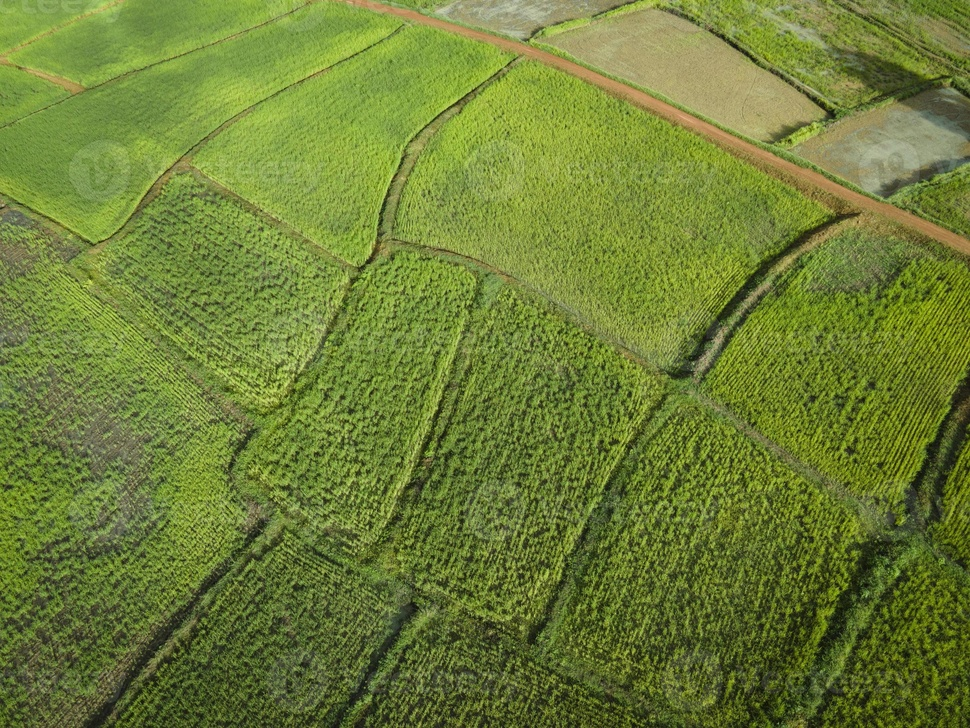
#> input picture assets/green-field.jpg, 970 x 728 px, shrunk from 2613 x 1960 before the run
$ jupyter execute baseline.ipynb
#> lines starting #> are read from the running program, lines starting #| are printed output that depends on the picture
[cell 1]
import cv2
import numpy as np
import matplotlib.pyplot as plt

# Synthetic NIR from RGB as a baseline

[cell 2]
img = cv2.imread('../assets/green-field.jpg')
#> img is the input picture: shape (728, 970, 3); mean B, G, R 55.1, 126.8, 109.7

rgb_img = cv2.cvtColor(img, cv2.COLOR_BGR2RGB)
nir_img = cv2.cvtColor(img, cv2.COLOR_BGR2GRAY)
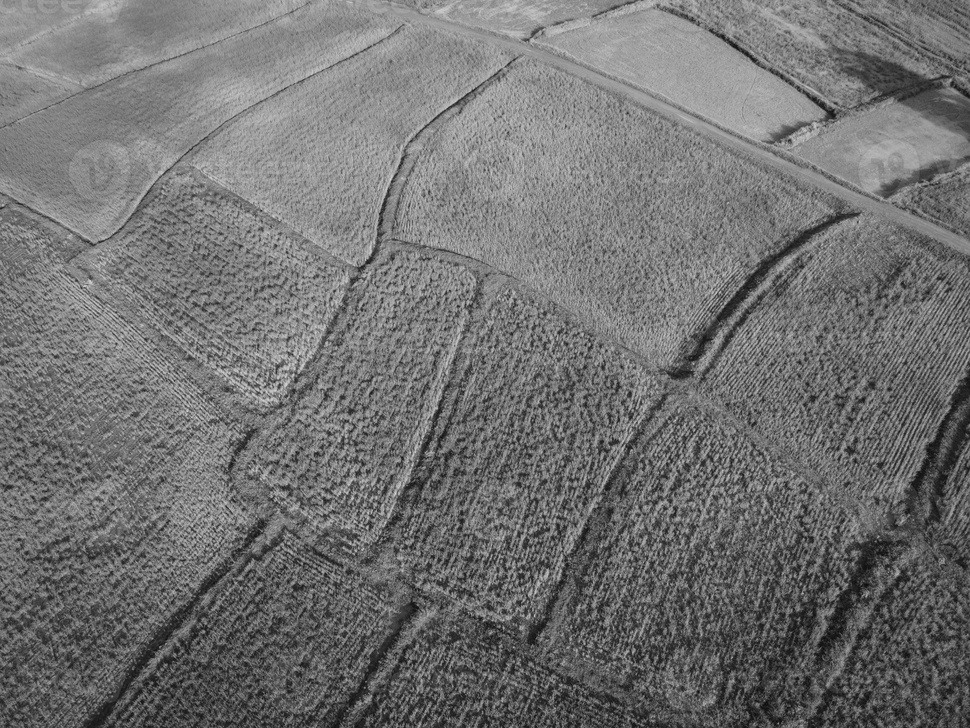
#> nir_img: shape (728, 970); min 10, max 221, mean 113.5

plt.subplot(1,2,1)
plt.imshow(rgb_img)
plt.subplot(1,2,2)
plt.imshow(nir_img, cmap='gray')
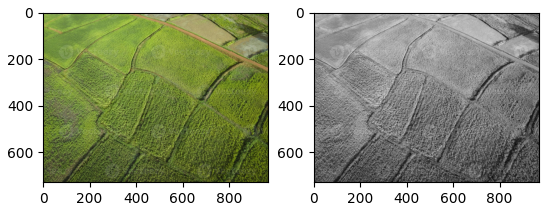
#> figure drawn by matplotlib, 2 panels

# NDVI
Normalized Difference Vegetation Index (NDVI) is a simple graphical indicator that can be used to analyze remote sensing measurements, typically, but not necessarily, from a space platform, and assess whether the target being observed contains live green vegetation or not.

`NDVI = (NIR - RED) / (NIR + RED)`

[cell 3]
# calculate NDVI (Normalized Difference Vegetation Index) to [-1, 1]
ndvi = (nir_img.astype(float) - rgb_img[:,:,0].astype(float)) / (nir_img + rgb_img[:,:,0])
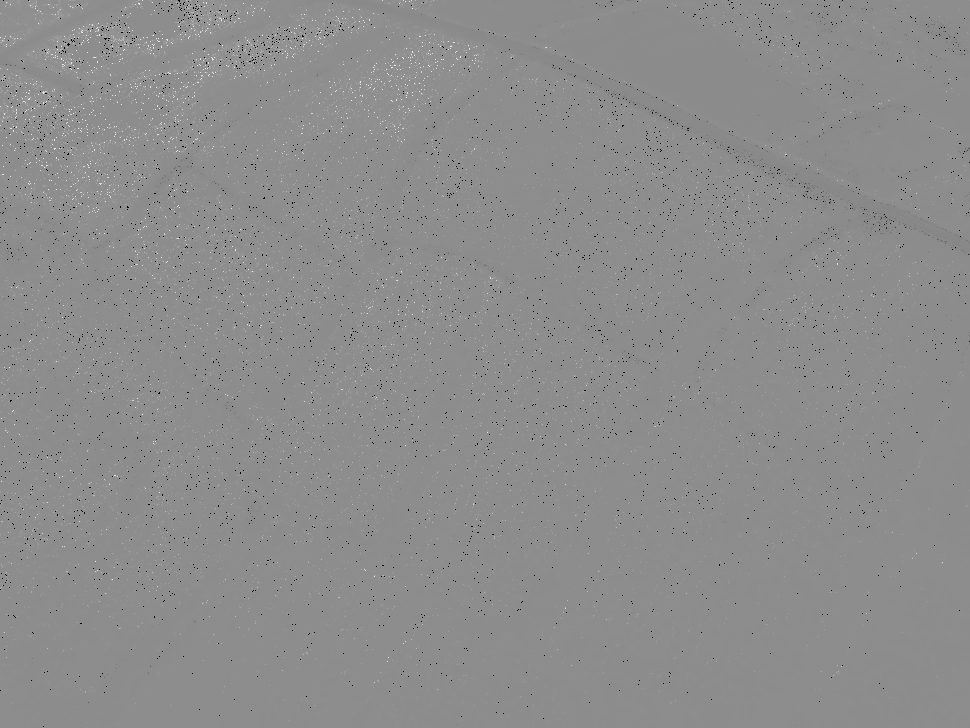
#> ndvi: shape (728, 970) float64; 0.57% of the values are NaN or infinite; the others: min -21, max 17, mean 0.151; drawn with min black, max white, NaN and infinite black
plt.figure()
plt.imshow(ndvi == 0, cmap='gray')
plt.colorbar()
plt.show()
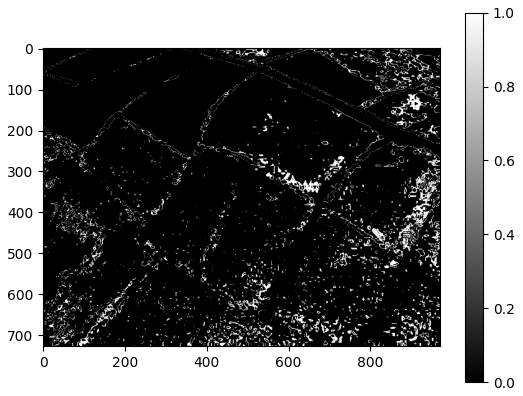
#> figure drawn by matplotlib, 2 panels

# NDWI
Normalised Difference Water Index (NDWI) is a remote sensing derived index that is used globally to monitor changes in surface water. It is particularly useful for monitoring water bodies in forests and wetlands.

`NDWI = (NIR - SWIR) / (NIR + SWIR)`

[cell 4]
ndwi = (rgb_img[:,:,0] - nir_img) / (rgb_img[:,:,0] + nir_img)
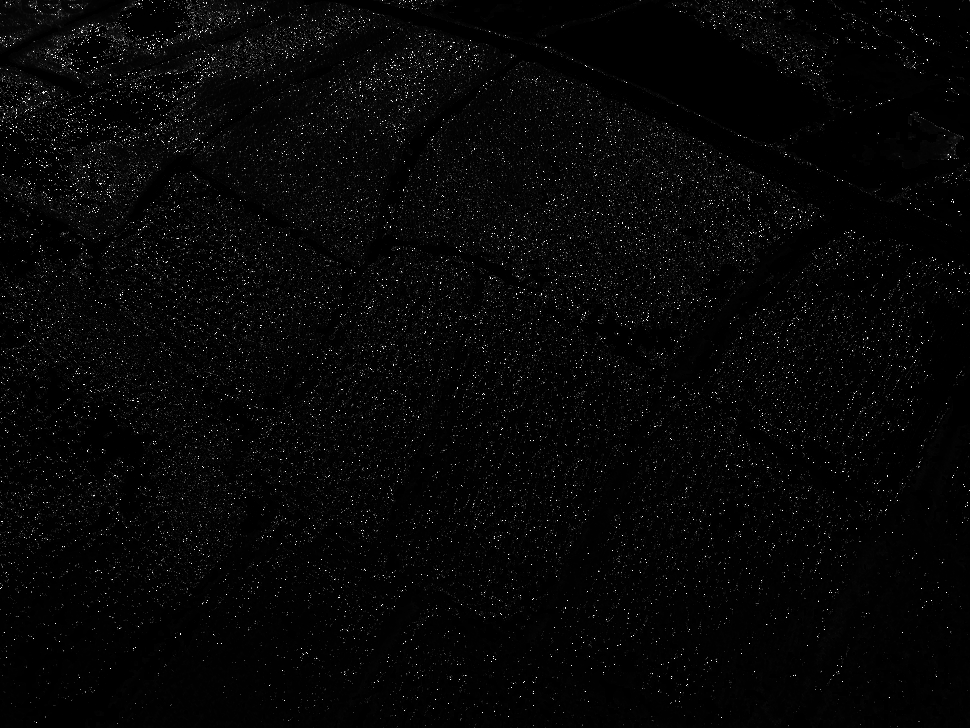
#> ndwi: shape (728, 970) float64; 0.57% of the values are NaN or infinite; the others: min 0, max 255, mean 6.4; drawn with min black, max white, NaN and infinite black

plt.imshow(ndwi)
